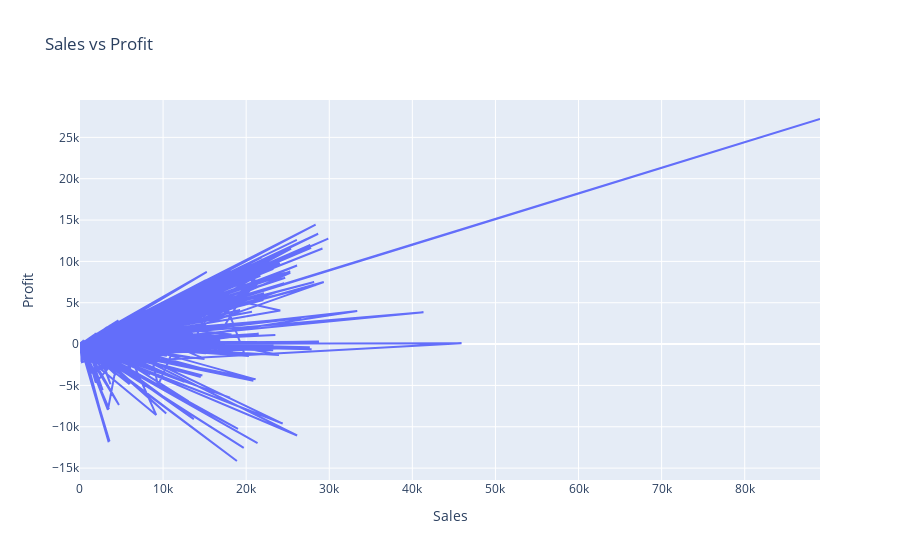

Notebook source saved alongside this figure:
### Code cell
trace1=go.Scatter(x=sales_df['Sales'],y=sales_df['Profit'],name='Profit')
#trace2=go.Scatter(x=sales_df['Sales'],y=sales_df['Discount'],mode='markers',name='Discount')
data=[trace1]
layout=go.Layout(title='Sales vs Profit', xaxis=dict(title='Sales'),yaxis=dict(title='Profit'),hovermode='closest')
figure=go.Figure(data=data,layout=layout)
iplot(figure)

### Figure 1 — Plotly figure (JSON) as saved in the notebook; plotly's stock layout.template omitted (floating-point values rounded to 4 significant figures; data arrays with more than 128 entries replaced by an {"elided": "..."} marker saying what was removed)
{"data": [{"name": "Profit", "type": "scatter", "x": {"elided": "8399 float values"}, "y": {"elided": "8399 float values"}}], "layout": {"hovermode": "closest", "title": {"text": "Sales vs Profit"}, "xaxis": {"title": {"text": "Sales"}}, "yaxis": {"title": {"text": "Profit"}}}}
